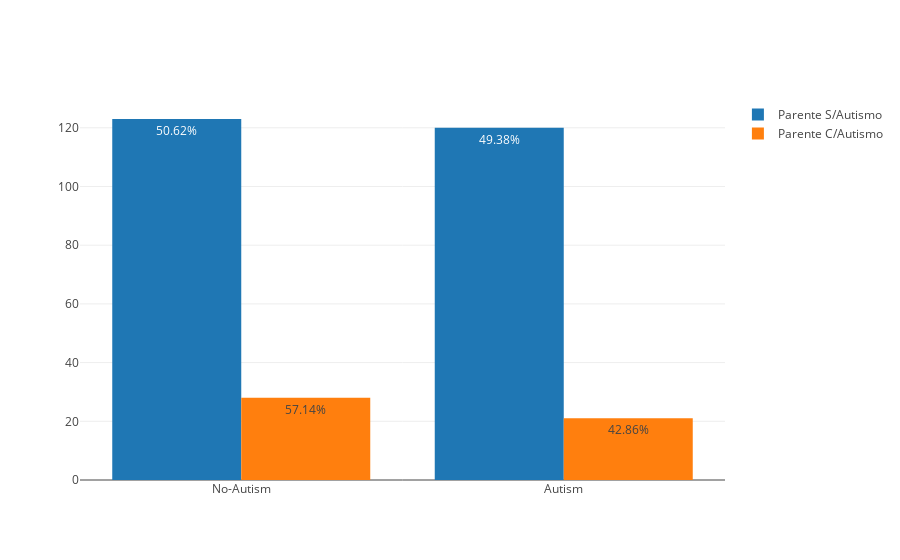

The notebook cell this image was saved under:
### Markdown cell above
### Herança genética das crianças com autismo

O fato de ter alguém com autismo na família pode indicar que outras pessoas nessa família teram autismo?

### Code cell
# Agrupando casos de autismo em parentes com os pacientes analisados do dataset
parentes = df.groupby('austim')['Class/ASD'].value_counts()

# Criando gráfico para visualização
trace_psa = go.Bar(x = new_x,
                  y = list(parentes[:2]),
                  text = porcentagem(list(parentes[:2])),
                  textposition = 'auto',
                  name = 'Parente S/Autismo')

trace_pca = go.Bar(x = new_x,
                  y = list(parentes[2:]),
                  text = porcentagem(list(parentes[2:])),
                  textposition = 'auto',
                  name = 'Parente C/Autismo')

data3 = [trace_psa,trace_pca]

layout2 = go.Layout(barmode = 'group')

fig2 = go.Figure(data=data3, layout = layout2)

py.iplot(fig2)

### Figure 1 — Plotly figure (JSON) as saved in the notebook; plotly's stock layout.template omitted (floating-point values rounded to 4 significant figures)
{"data": [{"name": "Parente S/Autismo", "text": ["50.62%", "49.38%"], "textposition": "auto", "type": "bar", "uid": "2730367c-9170-4b76-ac2b-8c5de554f834", "x": ["No-Autism", "Autism"], "y": [123, 120]}, {"name": "Parente C/Autismo", "text": ["57.14%", "42.86%"], "textposition": "auto", "type": "bar", "uid": "daa0abc5-bb6d-4e30-bd5c-3ec073c3296b", "x": ["No-Autism", "Autism"], "y": [28, 21]}], "layout": {"barmode": "group"}}
